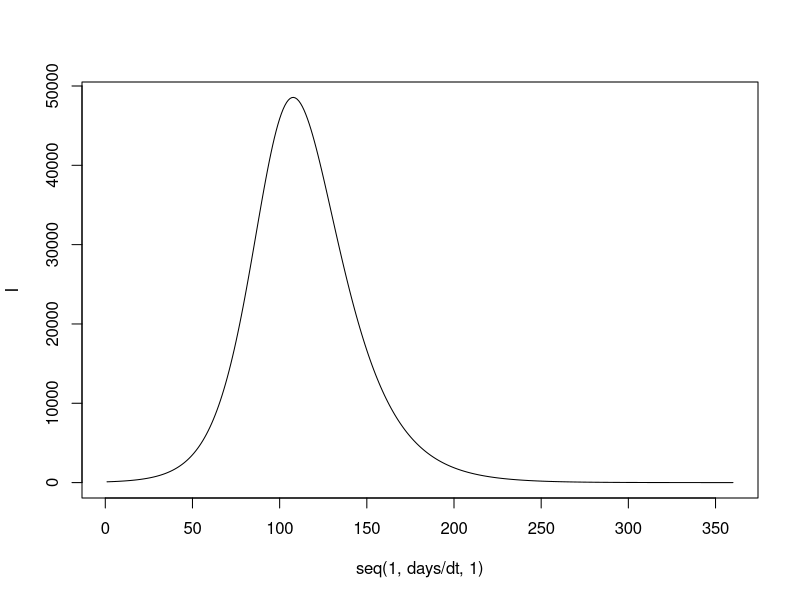
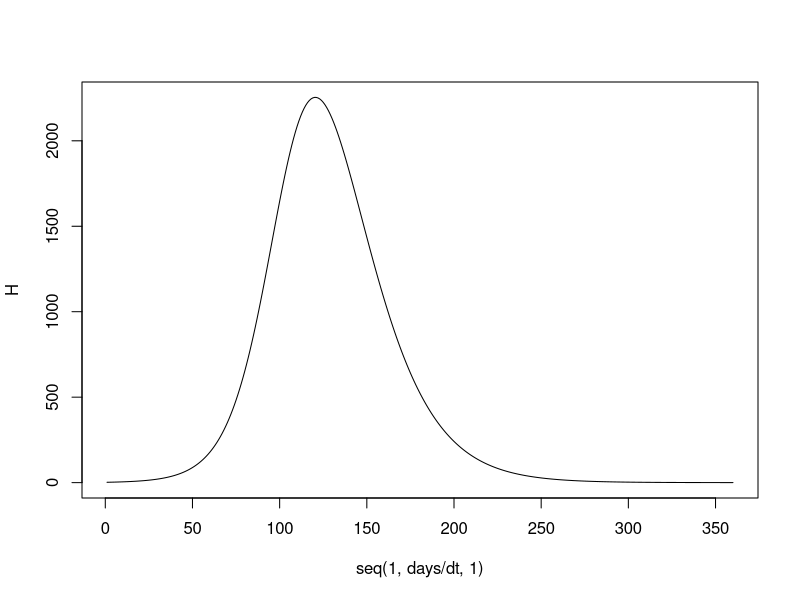
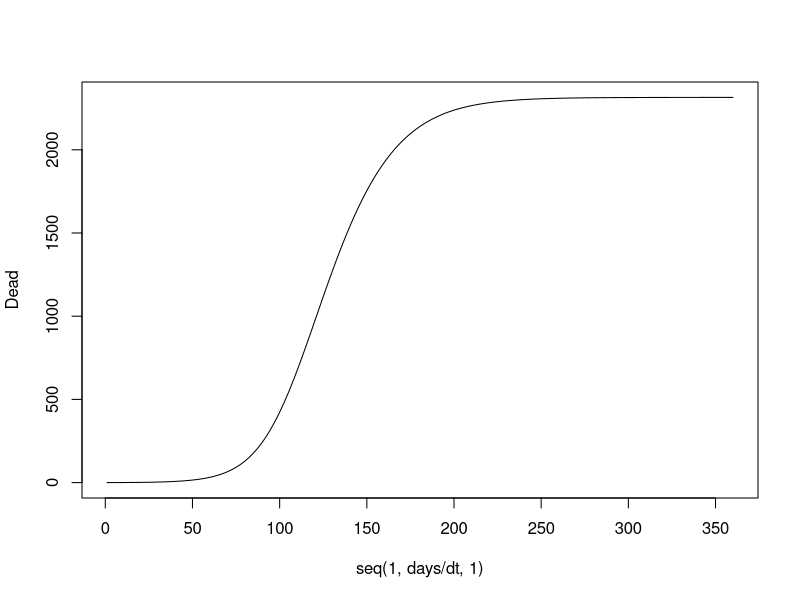
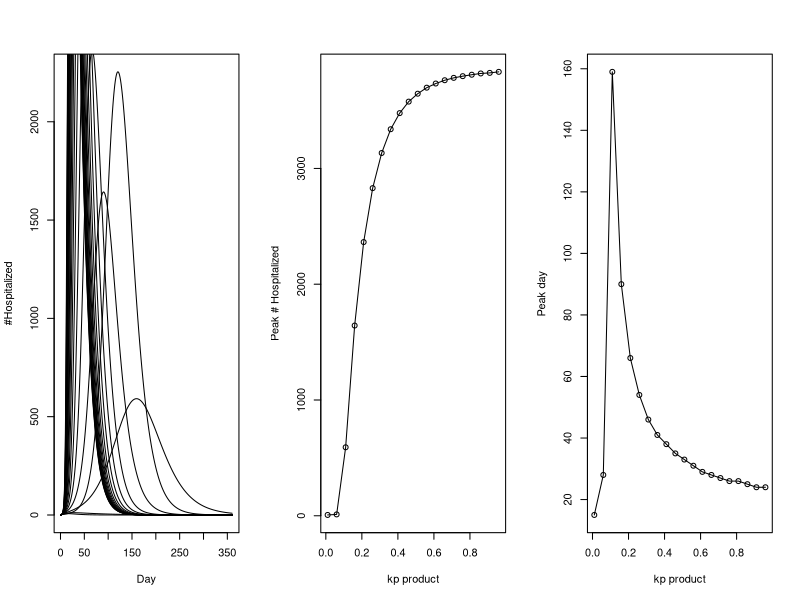
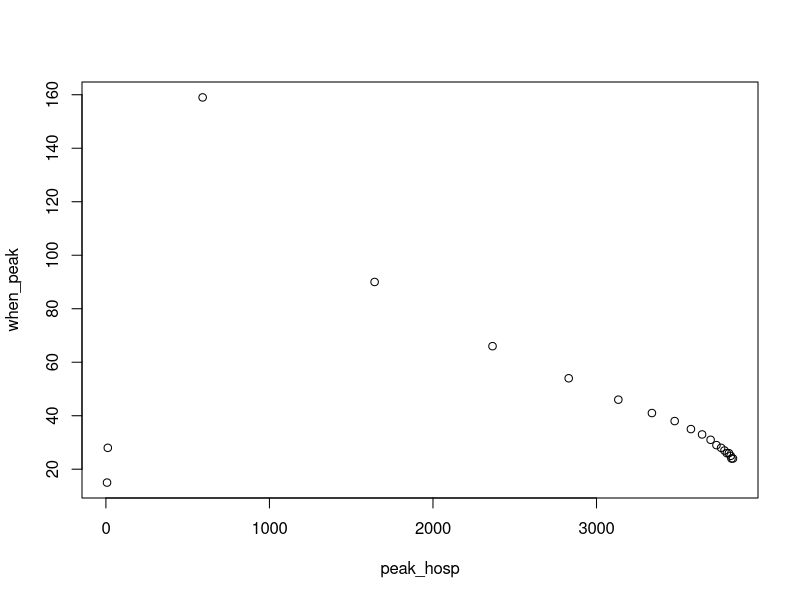
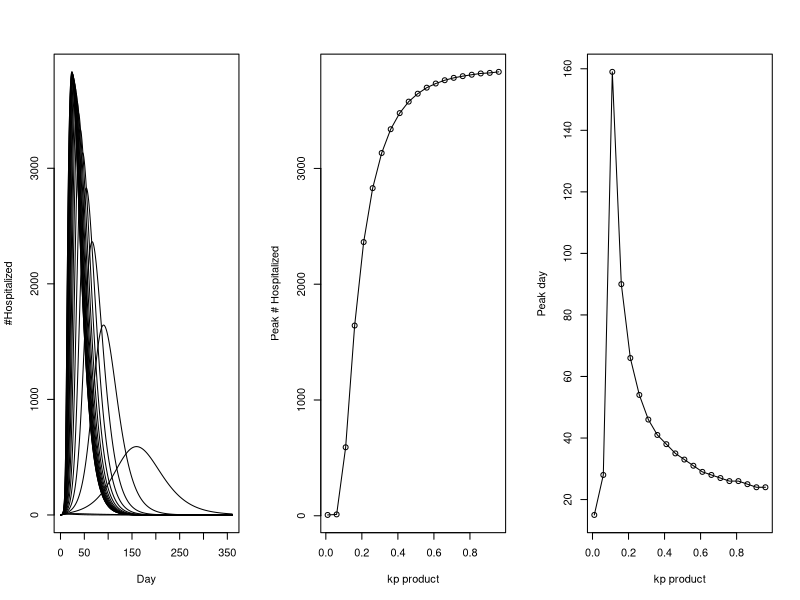

These charts were generated, in order, by the following R code:
##### The Wilson SIHR model :) 
##### Simulating SIR Model with a hospitalization intermediate to
##### predict demand on health services from SARS-COV2 

### Verity et al. 2020 for onset-to-death, onset-to-discharge

days <- 360
init_pop <- 3*10^5
init_sick <- round(7/0.07)
k <- 5 # #people exposed per infected per day 
p <- 0.03 # probability of transmission from infected to susceptible 

alpha <- (k*p)
hr <- 0.05 # Hospitalization as % of infected with SARS-COV2 
IFR <- hr*0.15 # Overall CFR as product of % of hospitalized patients 
incubate <- 14 # Length of incubation before hospitalization 
stay <- 15 # Length of time of hospitalization to death or discharge 
# population 

h <- -log(1-(hr/incubate)) # rate of hospitalization of infected 
c <- -log(1-(0.2/stay)) # mortality rate of hospitalized 
v_h <- -log(1-(0.8/(stay))) # Recovery rate from hospitalized to well 
v_nh <- -log(1-((1-hr)/incubate)) # Recovery rate for non-hospitalized 
# This is rather restrictive condition because it imposes rapid recovery 
# for those who will not be hospitalized, but is only way to ensure a 
# reasonable fraction end up hospitalized. 

dt <- 1 # Can toggle as needed if numerical instability crops up 

# Key ratios 
# Partitioning of infecteds to hospital: h/v_nh 
# Partitioning of hospitalized to dead/recovered c/v_h


# R_0 <- alpha/(h+v_nh) = 2.44 (I think!) 

S <- rep(0,days/dt)
I <- rep(0,days/dt)
H <- rep(0,days/dt)
R <- rep(0,days/dt)

Dead <- rep(0,days/dt)
sum <- rep(0,days/dt)
Hcount <- rep(0,days/dt)


S[1] <- init_pop - init_sick
I[1] <- init_sick 
R[1] <- 0
Dead[1] <- 0 
H[1] <- 2 
sum[1] <- S[1] + I[1] + R[1] + Dead[1] + H[1]
Hcount[1] <- H[1]

#alpha[i-1] = 0.15 - (i/360)*0.075
#(0.15 - (i/360)*0.15
for(i in 2:(days/dt)){
  S[i] <- S[i-1] - ((alpha)*I[i-1]*S[i-1]/init_pop)*dt
  I[i] <- I[i-1] + (((alpha)*I[i-1]*S[i-1]/init_pop) - (v_nh+h)*I[i-1])*dt
  H[i] <- H[i-1] + (h*I[i-1] - (c+v_h)*H[i-1])*dt 
  R[i] <- R[i-1] + (v_nh*I[i-1] + (v_h)*H[i-1])*dt
  Dead[i] <- Dead[i-1] + (c*H[i-1])*dt # Cumulative dead 
  sum[i] <- S[i] + I[i] + H[i] + R[i] + Dead[i] # Checking conservation 
  Hcount[i] <- Hcount[i-1] + h*I[i-1] # cumulative # hospitalized
}

plot(seq(1,days/dt,1),I,type = 'lwd')
plot(seq(1,days/dt,1),H,type = 'lwd')
plot(seq(1,days/dt,1),Dead,type = 'lwd')

#plot(seq(1,days/dt,1),H,type = 'lwd')
Dead[360/dt]/init_pop # 0.7% overall mortality 
Hcount[360/dt]/init_pop # 4% hospitalized
Hcount[360/dt]/(Dead[360/dt]+Hcount[360/dt]) # 84% hospitalized recover

H[1:35]

##### Scenario planning for variations in R_0 

k <- 5 # #people exposed per infected per day 
p <- 0.03 # probability of transmission from infected to susceptible 
k*p

kp <- seq(0.01,1,0.05)
peak_hosp <- rep(0,length(kp))
when_peak <- rep(0,length(kp))
par(mfcol=c(1,3))
plot(seq(1,days,1),H,type='lwd',xlab="Day",ylab="#Hospitalized")
for(l in 1:length(kp)){

days <- 360
init_pop <- 3*10^5
init_sick <- 500

alpha <- kp[l]/init_pop
hr <- 0.025 # Hospitalization as % of infected with SARS-COV2 
CFR <- hr*0.2 # Overall CFR as product of % of hospitalized patients 
incubate <- 10 # Length of incubation before hospitalization 
stay <- 14 # Length of time of hospitalization to death or discharge 
sickDay <- 14 # average time to recovery/resistant status for non_hospitalized
# population 


h <- -log(1-(hr/incubate)) # rate of hospitalization of infected 
c <- -log(1-(0.2/stay)) # mortality rate of hospitalized 
v_h <- -log(1-(0.8/stay)) # Recovery rate from hospitalized to well 
v_nh <- -log(1-((1-hr)/sickDay)) # Recovery rate for non-hospitalized 

dt <- 1 # Can toggle as needed if numerical instability crops up 

# R_o <- k*p/(c+v)
# R_0 <- k*p/(CFR+v_nh) = 1.3 (I think!) 

S <- rep(0,days/dt)
I <- rep(0,days/dt)
H <- rep(0,days/dt)
R <- rep(0,days/dt)

Dead <- rep(0,days/dt)

S[1] <- init_pop - init_sick
I[1] <- init_sick 
R[1] <- 0
Dead[1] <- 0 
H[1] <- 0 

for(i in 2:(days/dt)){
  S[i] <- S[i-1] - (alpha*I[i-1]*S[i-1])*dt
  I[i] <- I[i-1] + ((alpha*I[i-1]*S[i-1]) - (v_nh+h)*I[i-1])*dt
  H[i] <- H[i-1] + (h*I[i-1] - (c+v_h)*H[i-1])*dt 
  R[i] <- R[i-1] + (v_nh*I[i-1] + v_h*H[i-1])*dt
  Dead[i] <- Dead[i-1] + (c*H[i-1])*dt
}

peak_hosp[l] <- max(H)
when_peak[l] <- which(H==max(H))

lines(seq(1,days,1),H)

}



plot(kp,peak_hosp,ylab = "Peak # Hospitalized", xlab = "kp product")
lines(kp,peak_hosp)
plot(kp,when_peak, ylab = "Peak day", xlab = "kp product")
lines(kp,when_peak)

par(mfcol=c(1,1))
plot(peak_hosp,when_peak)



##### Global Sensitivity/Uncertainty Analysis 

k <- 5 # #people exposed per infected per day 
p <- 0.03 # probability of transmission from infected to susceptible 



peak_hosp <- rep(0,length(kp))
when_peak <- rep(0,length(kp))
par(mfcol=c(1,3))

plot(seq(1,days,1),H,type='lwd',xlab="Day",ylab="#Hospitalized")
for(l in 1:length(kp)){
  
  days <- 360
  init_pop <- 3*10^5
  init_sick <- 500
  
  alpha <- kp[l]/init_pop
  hr <- 0.025 # Hospitalization as % of infected with SARS-COV2 
  CFR <- hr*0.2 # Overall CFR as product of % of hospitalized patients 
  incubate <- 10 # Length of incubation before hospitalization 
  stay <- 14 # Length of time of hospitalization to death or discharge 
  sickDay <- 14 # average time to recovery/resistant status for non_hospitalized
  # population 
  
  
  h <- -log(1-(hr/incubate)) # rate of hospitalization of infected 
  c <- -log(1-(0.2/stay)) # mortality rate of hospitalized 
  v_h <- -log(1-(0.8/stay)) # Recovery rate from hospitalized to well 
  v_nh <- -log(1-((1-hr)/sickDay)) # Recovery rate for non-hospitalized 
  
  dt <- 1 # Can toggle as needed if numerical instability crops up 
  
  # R_0 <- k*p/(h+v_nh) = 1.3 (I think!) 
  
  S <- rep(0,days/dt)
  I <- rep(0,days/dt)
  H <- rep(0,days/dt)
  R <- rep(0,days/dt)
  
  Dead <- rep(0,days/dt)
  
  S[1] <- init_pop - init_sick
  I[1] <- init_sick 
  R[1] <- 0
  Dead[1] <- 0 
  H[1] <- 0 
  
  for(i in 2:(days/dt)){
    S[i] <- S[i-1] - (alpha*I[i-1]*S[i-1])*dt
    I[i] <- I[i-1] + ((alpha*I[i-1]*S[i-1]) - (v_nh+h)*I[i-1])*dt
    H[i] <- H[i-1] + (h*I[i-1] - (c+v_h)*H[i-1])*dt 
    R[i] <- R[i-1] + (v_nh*I[i-1] + v_h*H[i-1])*dt
    Dead[i] <- Dead[i-1] + (c*H[i-1])*dt
  }
  
  peak_hosp[l] <- max(H)
  when_peak[l] <- which(H==max(H))
  
  lines(seq(1,days,1),H)
  
}



plot(kp,peak_hosp,ylab = "Peak # Hospitalized", xlab = "kp product")
lines(kp,peak_hosp)
plot(kp,when_peak, ylab = "Peak day", xlab = "kp product")
lines(kp,when_peak)

